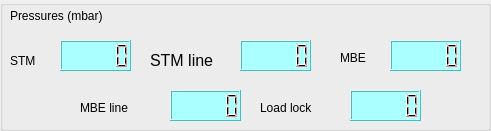
     <widget class="QGroupBox" name="groupBox_6">
      <property name="geometry">
       <rect>
        <x>850</x>
        <y>130</y>
        <width>491</width>
        <height>131</height>
       </rect>
      </property>
      <property name="title">
       <string/>
      </property>
      <widget class="QLabel" name="label_204">
       <property name="geometry">
        <rect>
         <x>10</x>
         <y>0</y>
         <width>241</width>
         <height>31</height>
        </rect>
       </property>
       <property name="styleSheet">
        <string notr="true">font: 12pt &quot;MS Shell Dlg 2&quot;;</string>
       </property>
       <property name="text">
        <string>Pressures (mbar)</string>
       </property>
      </widget>
      <widget class="QLCDNumber" name="lcdNumber_7">
       <property name="geometry">
        <rect>
         <x>60</x>
         <y>40</y>
         <width>71</width>
         <height>31</height>
        </rect>
       </property>
       <property name="styleSheet">
        <string notr="true">background-color: rgb(170, 255, 255);</string>
       </property>
      </widget>
      <widget class="QLabel" name="label_21">
       <property name="geometry">
        <rect>
         <x>10</x>
         <y>50</y>
         <width>47</width>
         <height>21</height>
        </rect>
       </property>
       <property name="styleSheet">
        <string notr="true">font: 12pt &quot;MS Shell Dlg 2&quot;;</string>
       </property>
       <property name="text">
        <string>STM</string>
       </property>
      </widget>
      <widget class="QLabel" name="label_22">
       <property name="geometry">
        <rect>
         <x>150</x>
         <y>50</y>
         <width>101</width>
         <height>20</height>
        </rect>
       </property>
       <property name="font">
        <font>
         <family>MS Shell Dlg 2</family>
         <pointsize>12</pointsize>
         <weight>50</weight>
         <italic>false</italic>
         <bold>false</bold>
        </font>
       </property>
       <property name="styleSheet">
        <string notr="true">font: 12pt &quot;MS Shell Dlg 2&quot;;</string>
       </property>
       <property name="text">
        <string>STM line</string>
       </property>
      </widget>
      <widget class="QLCDNumber" name="lcdNumber_9">
       <property name="geometry">
        <rect>
         <x>240</x>
         <y>40</y>
         <width>71</width>
         <height>31</height>
        </rect>
       </property>
       <property name="styleSheet">
        <string notr="true">background-color: rgb(170, 255, 255);</string>
       </property>
      </widget>
      <widget class="QLabel" name="label_27">
       <property name="geometry">
        <rect>
         <x>340</x>
         <y>50</y>
         <width>47</width>
         <height>16</height>
        </rect>
       </property>
       <property name="styleSheet">
        <string notr="true">font: 12pt &quot;MS Shell Dlg 2&quot;;</string>
       </property>
       <property name="text">
        <string>MBE</string>
       </property>
      </widget>
      <widget class="QLCDNumber" name="lcdNumber_10">
       <property name="geometry">
        <rect>
         <x>390</x>
         <y>40</y>
         <width>71</width>
         <height>31</height>
        </rect>
       </property>
       <property name="styleSheet">
        <string notr="true">background-color: rgb(170, 255, 255);</string>
       </property>
      </widget>
      <widget class="QLabel" name="label_24">
       <property name="geometry">
        <rect>
         <x>80</x>
         <y>100</y>
         <width>91</width>
         <height>16</height>
        </rect>
       </property>
       <property name="styleSheet">
        <string notr="true">font: 12pt &quot;MS Shell Dlg 2&quot;;</string>
       </property>
       <property name="text">
        <string>MBE line</string>
       </property>
      </widget>
      <widget class="QLCDNumber" name="lcdNumber_8">
       <property name="geometry">
        <rect>
         <x>170</x>
         <y>90</y>
         <width>71</width>
         <height>31</height>
        </rect>
       </property>
       <property name="styleSheet">
        <string notr="true">background-color: rgb(170, 255, 255);</string>
       </property>
      </widget>
      <widget class="QLabel" name="label_38">
       <property name="geometry">
        <rect>
         <x>260</x>
         <y>100</y>
         <width>91</width>
         <height>16</height>
        </rect>
       </property>
       <property name="styleSheet">
        <string notr="true">font: 12pt &quot;MS Shell Dlg 2&quot;;</string>
       </property>
       <property name="text">
        <string>Load lock</string>
       </property>
      </widget>
      <widget class="QLCDNumber" name="lcdNumber_11">
       <property name="geometry">
        <rect>
         <x>350</x>
         <y>90</y>
         <width>71</width>
         <height>31</height>
        </rect>
       </property>
       <property name="styleSheet">
        <string notr="true">background-color: rgb(170, 255, 255);</string>
       </property>
      </widget>
     </widget>
